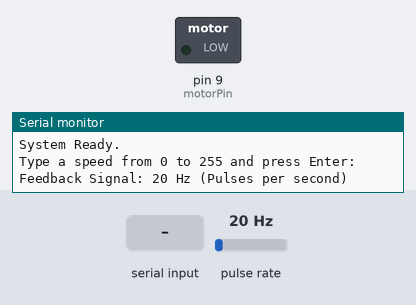
A sketch run on a simulated Arduino Uno, built with avr-gcc and run on an emulated ATmega328P. Parts: switched loads named in the sketch (green lamp = pin HIGH), the last lines printed to the serial monitor. Wiring (inferred from the names in the program): pulse sensor: data pin 2. The inputs (shaded band) are chosen by the test bench; at power-on: pulse rate 20 Hz.

Above: at 1.2 s.
1.3 s: "90,45\n" received over Serial
At 2.1 s:
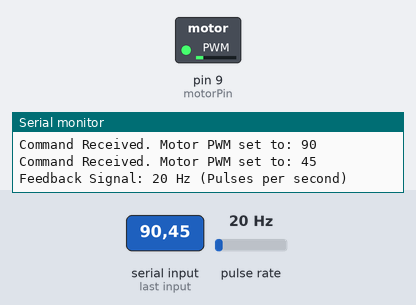
2.8 s: "30,150\n" received over Serial
At 3.3 s:
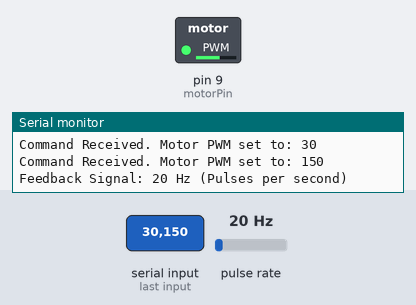
4.3 s: "200\n" received over Serial
At 5.5 s:
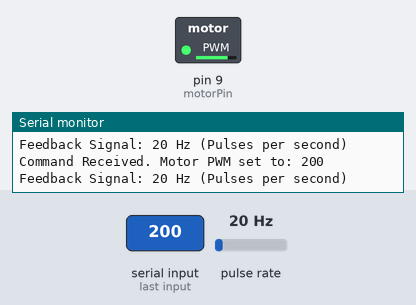
5.8 s: "90\n" received over Serial
At 6.6 s:
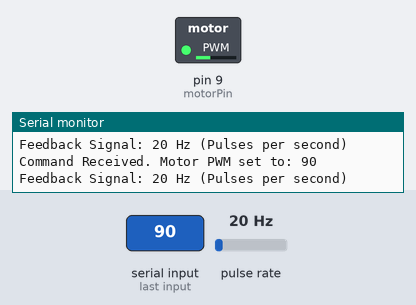
Timing chart, 0 to 8.3 s (numbered marks = the images above; inputs shaded):
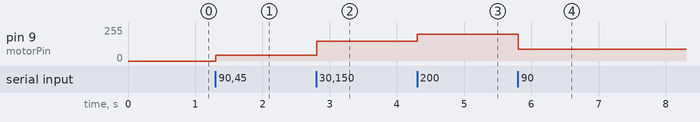

The sketch:

sketch_dec29e.ino
```cpp
// --- PIN DEFINITIONS ---
const int motorPin = 9;       // Connect to Pin 'P' (PWM) on the controller
const int speedSensorPin = 2; // Connect to Pin 'S' (SPEED) on the controller

// --- VARIABLES FOR SPEED MEASUREMENT ---
volatile unsigned long pulseCount = 0; // Counts pulses from the motor
unsigned long previousMillis = 0;      // Stores the last time we printed speed
const long interval = 1000;            // How often to print speed (1000ms = 1 second)

void setup() {
  pinMode(motorPin, OUTPUT);

  // Set the speed sensor pin as input.
  // INPUT_PULLUP is usually safer for these open-drain sensors to avoid noise.
  pinMode(speedSensorPin, INPUT_PULLUP);

  // Attach an interrupt to Pin 2.
  // Whenever the signal goes from LOW to HIGH (RISING), run the 'countPulses' function.
  attachInterrupt(digitalPinToInterrupt(speedSensorPin), countPulses, RISING);

  Serial.begin(9600);

  // Start with motor stopped
  analogWrite(motorPin, 0);

  Serial.println("System Ready.");
  Serial.println("Type a speed from 0 to 255 and press Enter:");
}

void loop() {
  // -------------------------
  // 1. MOTOR CONTROL LOGIC (Your original code)
  // -------------------------
  if (Serial.available() > 0) {
    int speed = Serial.parseInt();

    // Ideally, we verify the next char is a newline to confirm a full command
    if (Serial.peek() == '\n') {
       Serial.read(); // Clear the newline
    }

    // Safety Constraints
    if (speed < 0) speed = 0;
    if (speed > 255) speed = 255;

    analogWrite(motorPin, speed);

    Serial.print("Command Received. Motor PWM set to: ");
    Serial.println(speed);
  }

  // -------------------------
  // 2. SPEED READING LOGIC
  // -------------------------
  unsigned long currentMillis = millis();

  // Every 1 second (interval), calculate and print the speed
  if (currentMillis - previousMillis >= interval) {
    previousMillis = currentMillis;

    // Temporarily disable interrupts to read the volatile variable safely
    noInterrupts();
    unsigned long pulses = pulseCount;
    pulseCount = 0; // Reset count for the next second
    interrupts();

    // 'pulses' is now the Frequency in Hertz (pulses per second)
    Serial.print("Feedback Signal: ");
    Serial.print(pulses);
    Serial.println(" Hz (Pulses per second)");

    // NOTE: To get real RPM, you need to know your motor's "Pole Pairs".
    // The formula is usually: RPM = (Frequency * 60) / PolePairs
  }
}

// This function runs automatically every time the 'S' pin sends a pulse
void countPulses() {
  pulseCount++;
}
```

Measured:
- after the input at 1.3 s, pin 9 (motorPin): 0/255 → 45/255 at once
- after the input at 2.8 s, pin 9 (motorPin): 45/255 → 150/255 at once
- after the input at 4.3 s, pin 9 (motorPin): 150/255 → 200/255 at once
- after the input at 5.8 s, pin 9 (motorPin): 200/255 → 90/255 at once
